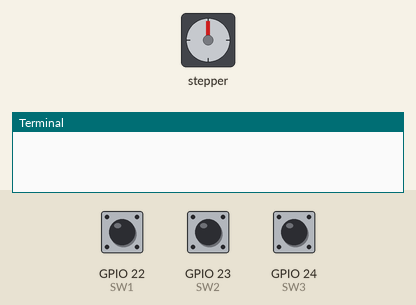
Simulated run of this program. Board: Raspberry Pi (BCM pin numbers). Parts: stepper motor, the last lines printed to the terminal. Inputs (shaded band) come from the test bench; at power-on: GPIO 22 (SW1) HIGH, GPIO 23 (SW2) HIGH, GPIO 24 (SW3) HIGH. The stepper is drawn at 2048 steps a turn.

Above: at 1.2 s.
1.3 s: GPIO 22 (SW1) pulled LOW for 0.15 s
At 4.07 s:
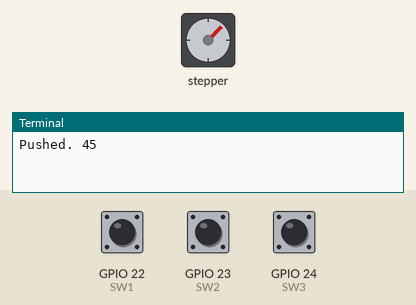
4.3 s: GPIO 23 (SW2) pulled LOW for 0.15 s
At 5.12 s:
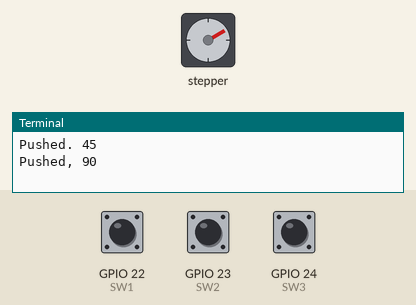
7.3 s: GPIO 24 (SW3) pulled LOW for 3.2 s
18.0 s: GPIO 22 (SW1) pulled LOW for 3.2 s
22.7 s: GPIO 22 (SW1) pulled LOW for 1 s
At 23.22 s:
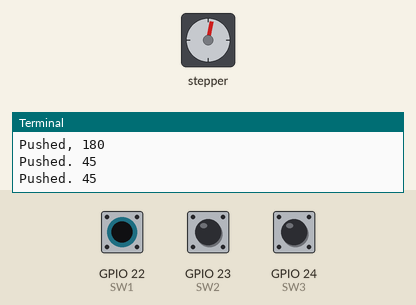
25.7 s: GPIO 23 (SW2) pulled LOW for 1 s
At 27.51 s:
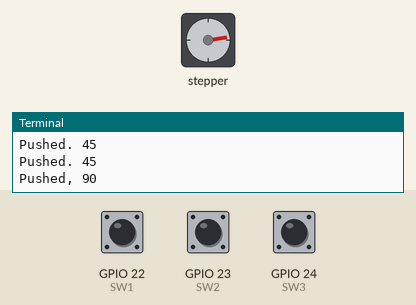
Timing chart, 0 to 29.7 s (numbered marks = the images above; inputs shaded):
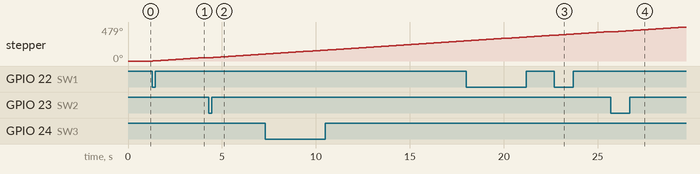

The program:

KYJmission04.py
```python
import RPi.GPIO as GPIO
import time

SW1 = 22
SW2 = 23
SW3 = 24
count = 0
STEP_MOTOR = [16, 17, 18, 19]
angleArray = [45, 90, 180]

GPIO.setmode(GPIO.BCM)
GPIO.setwarnings(False)
GPIO.setup(SW1, GPIO.IN, pull_up_down=GPIO.PUD_UP)
GPIO.setup(SW2, GPIO.IN, pull_up_down=GPIO.PUD_UP)
GPIO.setup(SW3, GPIO.IN, pull_up_down=GPIO.PUD_UP)

for pin in STEP_MOTOR:
    GPIO.setup(pin, GPIO.OUT)
    GPIO.output(pin, False)

StepCounter = 0
StepCount = 4

Seq = [[1, 0, 0, 0],
       [0, 1, 0, 0],
       [0, 0, 1, 0],
       [0, 0, 0, 1]]

def rotate_motor(angle): # 역방향 회전
    global StepCounter
    steps = int(5.75 * angle) # 오차 발생함(5.75는 장치의 정확한 회전각도가 아님)
    for _ in range(steps):
        for pin in range(4):
            xpin = STEP_MOTOR[pin]
            if Seq[StepCounter][pin] != 0:
                GPIO.output(xpin, True)
            else:
                GPIO.output(xpin, False)
        StepCounter += 1
        if StepCounter == StepCount:
            StepCounter = 0
        if StepCounter < 0:
            StepCounter = StepCount
        time.sleep(0.01)

try:
    while True:
        if GPIO.input(SW1) == GPIO.LOW:
            print("Pushed. 45")
            rotate_motor(angleArray[0])
            time.sleep(0.1)
        elif GPIO.input(SW2) == GPIO.LOW:
            print("Pushed, 90")
            rotate_motor(angleArray[1])
            time.sleep(0.1)
        elif GPIO.input(SW3) == GPIO.LOW:
            print("Pushed, 180")
            rotate_motor(angleArray[2])
            time.sleep(0.1)
except KeyboardInterrupt:
    GPIO.cleanup()
```

Measured:
- after the input at 1.3 s, stepper: turns 45° clockwise in 2.5 s, starting at once
- after the input at 4.3 s, stepper: keeps turning clockwise at about 18°/s, starting at once
- after the input at 22.7 s, stepper: keeps turning clockwise at about 18°/s, starting after 0.05 s
- after the input at 25.7 s, stepper: keeps turning clockwise at about 18°/s, starting at once
